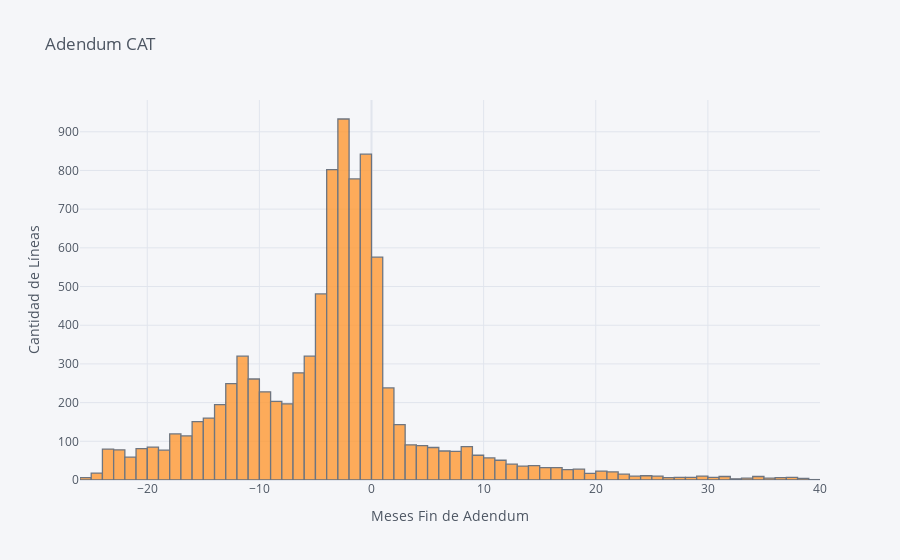

The notebook cell this image was saved under:
### Code cell
tele[tele['renovacion']==0]['meses_restantes'].iplot('hist', title='Adendum CAT', xTitle='Meses Fin de Adendum',yTitle='Cantidad de Líneas',bins=(-28,40,1))

### Figure 1 — Plotly figure (JSON) as saved in the notebook; plotly's stock layout.template omitted (floating-point values rounded to 4 significant figures; data arrays with more than 128 entries replaced by an {"elided": "..."} marker saying what was removed)
{"data": [{"autobinx": false, "histfunc": "count", "histnorm": "", "marker": {"color": "rgba(255, 153, 51, 1.0)", "line": {"color": "#4D5663", "width": 1.3}}, "name": "meses_restantes", "opacity": 0.8, "orientation": "v", "type": "histogram", "x": {"elided": "9208 int values"}, "xbins": {"end": 40, "size": 1, "start": -28}}], "layout": {"barmode": "overlay", "legend": {"bgcolor": "#F5F6F9", "font": {"color": "#4D5663"}}, "paper_bgcolor": "#F5F6F9", "plot_bgcolor": "#F5F6F9", "title": {"font": {"color": "#4D5663"}, "text": "Adendum CAT"}, "xaxis": {"gridcolor": "#E1E5ED", "showgrid": true, "tickfont": {"color": "#4D5663"}, "title": {"font": {"color": "#4D5663"}, "text": "Meses Fin de Adendum"}, "zerolinecolor": "#E1E5ED"}, "yaxis": {"gridcolor": "#E1E5ED", "showgrid": true, "tickfont": {"color": "#4D5663"}, "title": {"font": {"color": "#4D5663"}, "text": "Cantidad de Líneas"}, "zerolinecolor": "#E1E5ED"}}}
